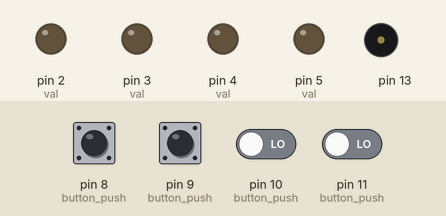
Bench run of a sketch on a simulated Arduino Uno, built with avr-gcc and run on an emulated ATmega328P. Parts: output pins drawn as LEDs (lit = HIGH), buzzer (waves = sounding). The inputs (shaded band) are chosen by the test bench; at power-on: pin 8 (button_push), pin 9 (button_push), pin 10 (button_push), pin 11 (button_push) LOW. Random numbers use the default seed unless the sketch sets one.

Above: at 2.0 s.
2.1 s: pin 8 (button_push) pulled HIGH for 0.15 s
At 2.45 s:
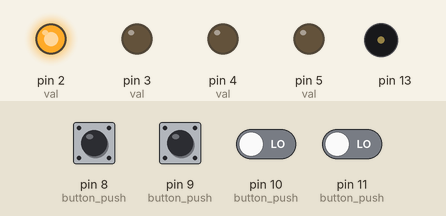
5.2 s: pin 9 (button_push) pulled HIGH for 0.15 s
At 7.2 s:
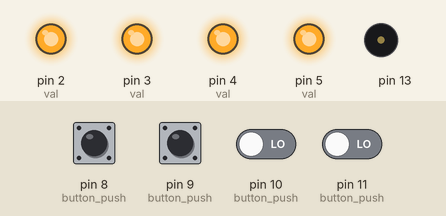
8.3 s: pin 9 (button_push) pulled HIGH for 1 s
At 9.65 s:
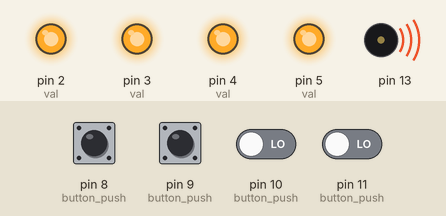
Timing chart, 0 to 13.9 s (numbered marks = the images above; inputs shaded):
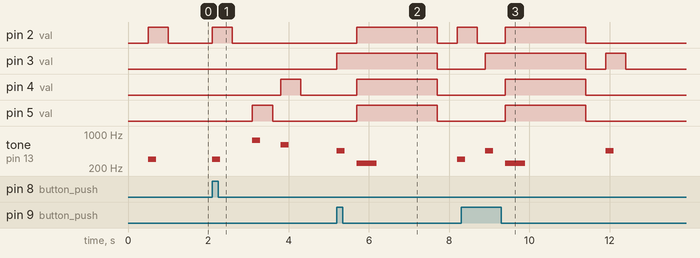

Measured:
- after the input at 2.1 s, pin 2 (val): LOW → HIGH at once, → LOW 0.50 s later; pin 4 (val): LOW → HIGH after 1.7 s, → LOW 0.50 s later; pin 5 (val): LOW → HIGH after 1.0 s, → LOW 0.50 s later; tone on pin 13: plays 300 Hz for 0.20 s, 750 Hz for 0.20 s, 600 Hz for 0.20 s, starting at once
- after the input at 5.2 s, pin 2 (val): LOW → HIGH after 0.50 s, → LOW 2.0 s later, → HIGH 0.50 s later; pin 3 (val): LOW → HIGH at once, → LOW 2.5 s later; pin 4 (val), pin 5 (val): LOW → HIGH after 0.50 s, → LOW 2.0 s later; tone on pin 13: plays 450 Hz for 0.20 s, 250 Hz for 0.50 s, 300 Hz for 0.10 s, starting at once
- after the input at 8.3 s, pin 3 (val): LOW → HIGH after 0.60 s, → LOW 2.5 s later, → HIGH 0.50 s later, → LOW 0.50 s later; pin 4 (val), pin 5 (val): LOW → HIGH after 1.1 s, → LOW 2.0 s later

The sketch:

test2.ino
```cpp
void setup() {
 pinMode(2, OUTPUT);
 pinMode(3, OUTPUT);
 pinMode(4, OUTPUT);
 pinMode(5, OUTPUT);
 randomSeed(236);
 pinMode(8, INPUT);
 pinMode(9, INPUT);
 pinMode(10, INPUT);
 pinMode(11, INPUT);
 pinMode(13,OUTPUT);
}

int button_push(void)
{
  int val = 0;

  while (val == 0) {
    if (digitalRead(8)== HIGH) {
      val= 2;
    }
    if (digitalRead(9)== HIGH) {
      val = 3;
    }
    if (digitalRead(10)== HIGH) {
      val = 4;
    }
    if (digitalRead(11)== HIGH) {
      val = 5;
    }
  }
  digitalWrite(val, HIGH);
  tone(13, val * 150, 200);
  delay(500);
  digitalWrite(val, LOW);
  return (val);
}

int rand_led(int nb)
{
  int order[nb + 1];

  for (int i = 0; i <= nb; i += 1) {
    order[i] = random(2,6);
    tone(13, order[i] * 150,200);
    digitalWrite(order[i], HIGH);
    delay(500);
    digitalWrite(order[i], LOW);
    delay(200);
  }
  for (int i = 0; i <= nb; i += 1) {
    if (order[i] != button_push()) {
      return (1);
    }
  }
  return (0);
}

void loop() {
  // put your main code here, to run repeatedly:
  int re = 0;
  for (int i = 0; re == 0; i += 1) {
    delay(500);
    re = rand_led(i);
  }
  tone(13,250,500);
  digitalWrite(2, HIGH);
  digitalWrite(3, HIGH);
  digitalWrite(4, HIGH);
  digitalWrite(5, HIGH);
  delay(2000);
  digitalWrite(2, LOW);
  digitalWrite(3, LOW);
  digitalWrite(4, LOW);
  digitalWrite(5, LOW);
}
```
